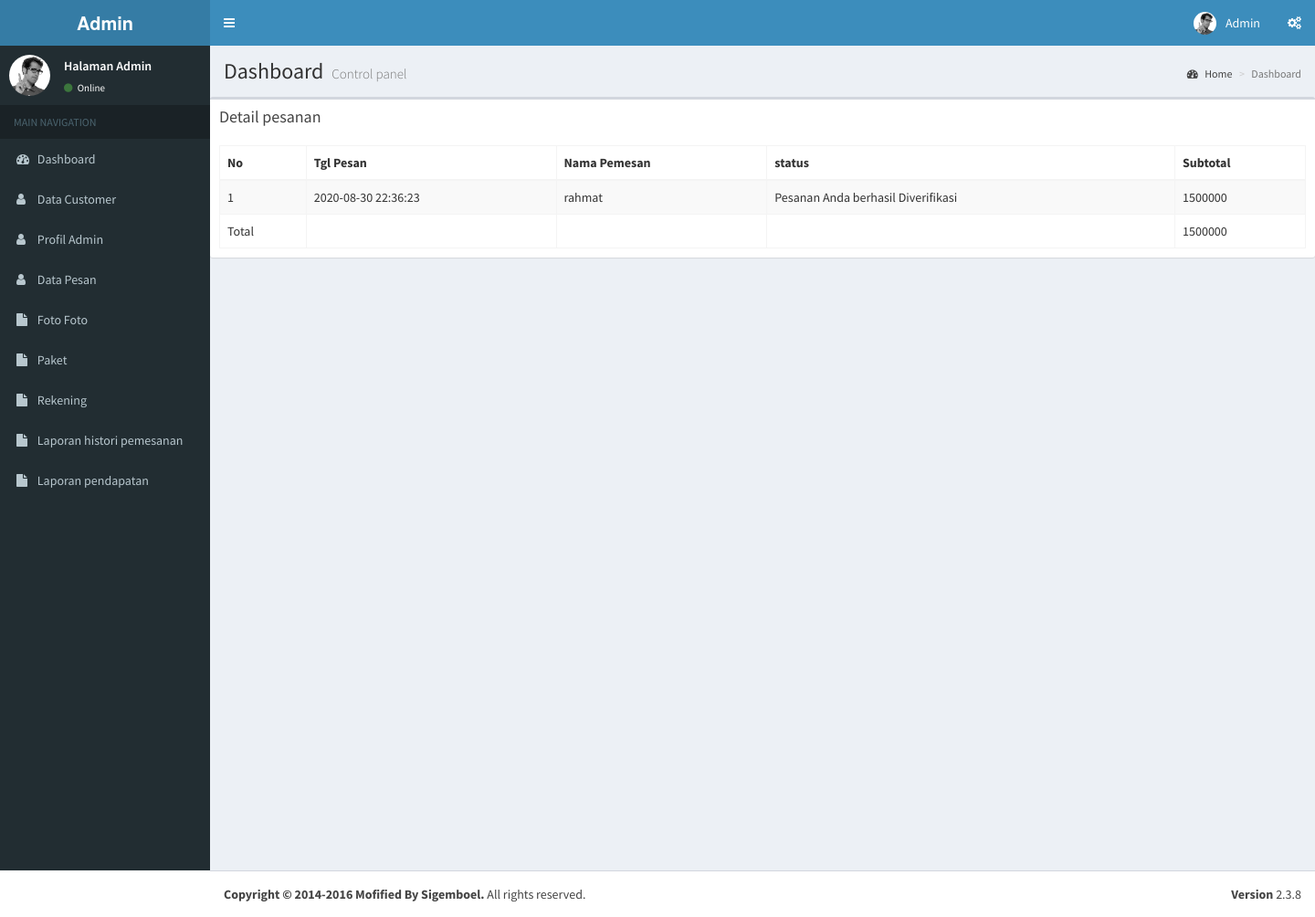
The page /admin/index.php?page=module/pesanan/detail_p&id=61 (signed in) on the database its author committed.
### tables this page shows
CREATE TABLE `tb_detail_pesan_reg` (
  `id_pesan` int(10) NOT NULL,
  `id_paket` int(10) NOT NULL,
  `user_id` int(10) NOT NULL,
  `tgl_pesan` datetime NOT NULL,
  `tgl_main` date NOT NULL,
  `jam_main` varchar(20) NOT NULL,
  `total` int(10) NOT NULL,
  `status` tinyint(4) NOT NULL
);

CREATE TABLE `tb_pesan` (
  `id_pesan` int(10) NOT NULL,
  `user_id` int(10) NOT NULL,
  `nama_penerima` varchar(50) NOT NULL,
  `no_hp` varchar(20) NOT NULL,
  `alamat` varchar(300) NOT NULL,
  `status` tinyint(4) NOT NULL
);

### admin/helper.php (called while the page is built)
<?php
$arraystatus[0] = "menunggu pembayaran";
$arraystatus[1] = "Baru DP";
$arraystatus[2] = "Lunas";
$arraystatus[3] = "Pesanan Anda berhasil Diverifikasi";
$arraystatus[4] = "silahkan lunasi sisa pembayaran setelah itu pesanan anda bisa kami verifikasi";
?>

### admin/module/pesanan/detail_p.php (the view, shortened to what this page needs)
<?php
	$id = $_GET['id'];
?>
 <div class="box">
            <div class="box-header">
              <h3 class="box-title">Detail pesanan</h3>
            </div>
            <div class="box-body">
              <table class="table table-bordered table-striped">
                <thead>
                <tr>
                  <th>No</th>
                  <th>Tgl Pesan</th>
                  <th>Nama Pemesan</th>
                  <th>status</th>
                  <th>Subtotal</th>
                </tr>
                </thead>
                <tbody>
				<?php
				$no=1;
				$query = mysqli_query($koneksi, "select tb_detail_pesan_reg.*, tb_pesan.id_pesan,tb_pesan.nama_penerima,
						tb_pesan.no_hp,tb_pesan.alamat,tb_pesan.status from tb_detail_pesan_reg join tb_pesan on
						tb_detail_pesan_reg.id_pesan=tb_pesan.id_pesan where tb_detail_pesan_reg.id_pesan='$id'");
				while($data = mysqli_fetch_array($query)){
				$status = $data['status'];
				$harga=$data['total'];
				$total+=$data['total'];
				?>
					<tr>
						<td><?php echo $no++; ?></td>
						<td><?php echo $data['tgl_pesan']; ?></td>
						<td><?php echo $data['nama_penerima']; ?></td>
						<td><?php echo $arraystatus[$status]; ?></td>
						<td><?php echo $harga; ?></td>
					</tr>
				<?php
					}
				?>
				<tr>
					<td>Total</td>
					<td></td>
					<td></td>
					<td></td>
					<td><?php echo $total; ?></td>
				</tr>
				</tbody>
              </table>
            </div>
          </div>

### rows shown on the page
tb_detail_pesan_reg: tgl_pesan "2020-08-30 22:36:23", tb_pesan.nama_penerima "rahmat", tb_pesan.status "Pesanan Anda berhasil Diverifikasi", total "1500000"

### other values the page prints
$total "1500000"
